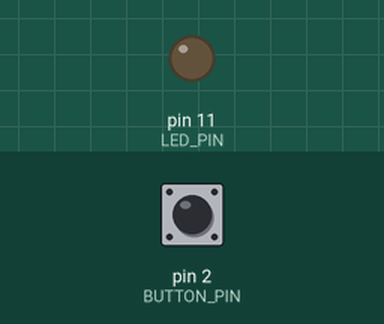
This sketch was run on a simulated Arduino Uno, built with avr-gcc and run on an emulated ATmega328P. Shown: output pins drawn as LEDs (lit = HIGH). The inputs (shaded band) are chosen by the test bench; at power-on: pin 2 (BUTTON_PIN) LOW.

Above: at 1.2 s.
1.3 s: pin 2 (BUTTON_PIN) pulled HIGH for 0.15 s
At 1.4 s:
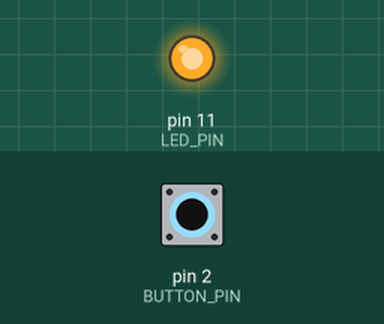
3.0 s: pin 2 (BUTTON_PIN) pulled HIGH for 3.2 s
At 6.8 s:
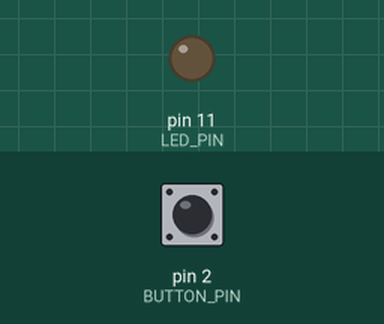
Timing chart, 0 to 8.3 s (numbered marks = the images above; inputs shaded):
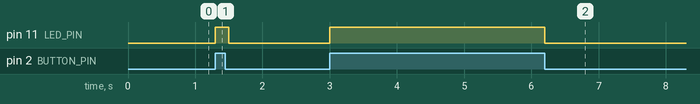

The sketch:

Pushbutton-and-LED-Script.ino
```cpp
#define LED_PIN 11
#define BUTTON_PIN 2

void setup() {
  // put your setup code here, to run once:
  pinMode(BUTTON_PIN, INPUT);
  pinMode(LED_PIN, OUTPUT);
}

void loop() {
  // put your main code here, to run repeatedly:
  if(digitalRead(BUTTON_PIN) == HIGH){
    digitalWrite(LED_PIN, HIGH);
  } else {
    digitalWrite(LED_PIN, LOW);
  }
  delay(100);
}
```

Measured:
- after the input at 1.3 s, pin 11 (LED_PIN): LOW → HIGH at once, → LOW 0.20 s later
- after the input at 3.0 s, pin 11 (LED_PIN): LOW → HIGH at once, → LOW 3.2 s later
